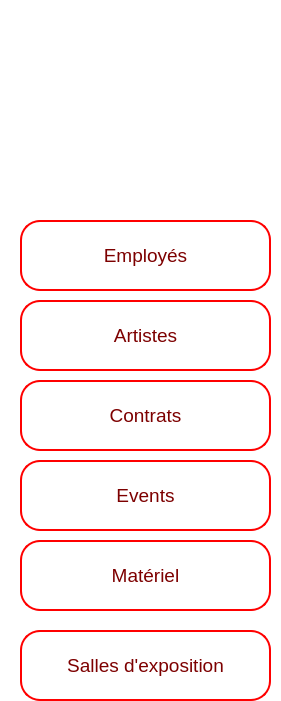
   <widget class="QWidget" name="Menu_widget" native="true">
    <property name="geometry">
     <rect>
      <x>0</x>
      <y>20</y>
      <width>281</width>
      <height>701</height>
     </rect>
    </property>
    <property name="cursor">
     <cursorShape>ArrowCursor</cursorShape>
    </property>
    <property name="styleSheet">
     <string notr="true">background-color: rgb(255, 255, 255);</string>
    </property>
    <widget class="QPushButton" name="matariel">
     <property name="geometry">
      <rect>
       <x>20</x>
       <y>540</y>
       <width>251</width>
       <height>71</height>
      </rect>
     </property>
     <property name="font">
      <font>
       <family>MS Shell Dlg 2</family>
       <pointsize>14</pointsize>
       <weight>50</weight>
       <italic>false</italic>
       <bold>false</bold>
      </font>
     </property>
     <property name="styleSheet">
      <string notr="true">QPushButton {
    background-color: white;
    color: rgb(125, 0, 0);
    border: 2px solid rgb(255, 0, 0); 
    border-radius: 20px; 
    padding: 10px; 
    transition: background-color 0.3s, color 0.3s; 
}
QPushButton:hover {
    background-color: rgb(215, 157, 27);
    color: white;
    border: 4px solid rgb(215, 157, 27); 
    outline: none; 
}</string>
     </property>
     <property name="text">
      <string>Matériel</string>
     </property>
     <property name="icon">
      <iconset>
       <normaloff>../../780575.png</normaloff>../../780575.png</iconset>
     </property>
     <property name="iconSize">
      <size>
       <width>100</width>
       <height>50</height>
      </size>
     </property>
    </widget>
    <widget class="QPushButton" name="salles">
     <property name="geometry">
      <rect>
       <x>20</x>
       <y>630</y>
       <width>251</width>
       <height>71</height>
      </rect>
     </property>
     <property name="font">
      <font>
       <family>MS Shell Dlg 2</family>
       <pointsize>14</pointsize>
       <weight>50</weight>
       <italic>false</italic>
       <bold>false</bold>
      </font>
     </property>
     <property name="styleSheet">
      <string notr="true">QPushButton {
    background-color: white;
    color: rgb(125, 0, 0);
    border: 2px solid rgb(255, 0, 0); 
    border-radius: 20px; 
    padding: 10px; 
    transition: background-color 0.3s, color 0.3s; 
}
QPushButton:hover {
    background-color: rgb(215, 157, 27);
    color: white;
    border: 4px solid rgb(215, 157, 27); 
    outline: none; 
}</string>
     </property>
     <property name="text">
      <string>Salles d'exposition</string>
     </property>
     <property name="icon">
      <iconset>
       <normaloff>../../780575.png</normaloff>../../780575.png</iconset>
     </property>
     <property name="iconSize">
      <size>
       <width>100</width>
       <height>50</height>
      </size>
     </property>
    </widget>
    <widget class="QPushButton" name="employes">
     <property name="geometry">
      <rect>
       <x>20</x>
       <y>220</y>
       <width>251</width>
       <height>71</height>
      </rect>
     </property>
     <property name="font">
      <font>
       <family>MS Shell Dlg 2</family>
       <pointsize>14</pointsize>
       <weight>50</weight>
       <italic>false</italic>
       <bold>false</bold>
      </font>
     </property>
     <property name="styleSheet">
      <string notr="true">QPushButton {
    background-color: white;
    color: rgb(125, 0, 0);
    border: 2px solid rgb(255, 0, 0); 
    border-radius: 20px; 
    padding: 10px; 
    transition: background-color 0.3s, color 0.3s; 
}
QPushButton:hover {
    background-color: rgb(215, 157, 27);
    color: white;
    border: 4px solid rgb(215, 157, 27); 
    outline: none; 
}</string>
     </property>
     <property name="text">
      <string>Employés</string>
     </property>
     <property name="icon">
      <iconset>
       <normaloff>../../780575.png</normaloff>../../780575.png</iconset>
     </property>
     <property name="iconSize">
      <size>
       <width>100</width>
       <height>50</height>
      </size>
     </property>
    </widget>
    <widget class="QPushButton" name="artistes">
     <property name="geometry">
      <rect>
       <x>20</x>
       <y>300</y>
       <width>251</width>
       <height>71</height>
      </rect>
     </property>
     <property name="font">
      <font>
       <family>MS Shell Dlg 2</family>
       <pointsize>14</pointsize>
       <weight>50</weight>
       <italic>false</italic>
       <bold>false</bold>
      </font>
     </property>
     <property name="styleSheet">
      <string notr="true">QPushButton {
    background-color: white;
    color: rgb(125, 0, 0);
    border: 2px solid rgb(255, 0, 0); 
    border-radius: 20px; 
    padding: 10px; 
    transition: background-color 0.3s, color 0.3s; 
}
QPushButton:hover {
    background-color: rgb(215, 157, 27);
    color: white;
    border: 4px solid rgb(215, 157, 27); 
    outline: none; 
}</string>
     </property>
     <property name="text">
      <string>Artistes</string>
     </property>
     <property name="icon">
      <iconset>
       <normaloff>../../780575.png</normaloff>../../780575.png</iconset>
     </property>
     <property name="iconSize">
      <size>
       <width>100</width>
       <height>50</height>
      </size>
     </property>
    </widget>
    <widget class="QPushButton" name="events">
     <property name="geometry">
      <rect>
       <x>20</x>
       <y>460</y>
       <width>251</width>
       <height>71</height>
      </rect>
     </property>
     <property name="font">
      <font>
       <family>MS Shell Dlg 2</family>
       <pointsize>14</pointsize>
       <weight>50</weight>
       <italic>false</italic>
       <bold>false</bold>
      </font>
     </property>
     <property name="styleSheet">
      <string notr="true">QPushButton {
    background-color: white;
    color: rgb(125, 0, 0);
    border: 2px solid rgb(255, 0, 0); 
    border-radius: 20px; 
    padding: 10px; 
    transition: background-color 0.3s, color 0.3s; 
}
QPushButton:hover {
    background-color: rgb(215, 157, 27);
    color: white;
    border: 4px solid rgb(215, 157, 27); 
    outline: none; 
}</string>
     </property>
     <property name="text">
      <string>Events</string>
     </property>
     <property name="icon">
      <iconset>
       <normaloff>../../780575.png</normaloff>../../780575.png</iconset>
     </property>
     <property name="iconSize">
      <size>
       <width>100</width>
       <height>50</height>
      </size>
     </property>
    </widget>
    <widget class="QPushButton" name="contrats">
     <property name="geometry">
      <rect>
       <x>20</x>
       <y>380</y>
       <width>251</width>
       <height>71</height>
      </rect>
     </property>
     <property name="font">
      <font>
       <family>MS Shell Dlg 2</family>
       <pointsize>14</pointsize>
       <weight>50</weight>
       <italic>false</italic>
       <bold>false</bold>
      </font>
     </property>
     <property name="styleSheet">
      <string notr="true">QPushButton {
    background-color: white;
    color: rgb(125, 0, 0);
    border: 2px solid rgb(255, 0, 0); 
    border-radius: 20px; 
    padding: 10px; 
    transition: background-color 0.3s, color 0.3s; 
}
QPushButton:hover {
    background-color: rgb(215, 157, 27);
    color: white;
    border: 4px solid rgb(215, 157, 27); 
    outline: none; 
}</string>
     </property>
     <property name="text">
      <string>Contrats</string>
     </property>
     <property name="icon">
      <iconset>
       <normaloff>../../780575.png</normaloff>../../780575.png</iconset>
     </property>
     <property name="iconSize">
      <size>
       <width>100</width>
       <height>50</height>
      </size>
     </property>
    </widget>
    <widget class="QLabel" name="logo">
     <property name="geometry">
      <rect>
       <x>40</x>
       <y>0</y>
       <width>221</width>
       <height>181</height>
      </rect>
     </property>
     <property name="text">
      <string/>
     </property>
     <property name="pixmap">
      <pixmap resource="src.qrc">:/src/logo (2).png</pixmap>
     </property>
    </widget>
   </widget>
